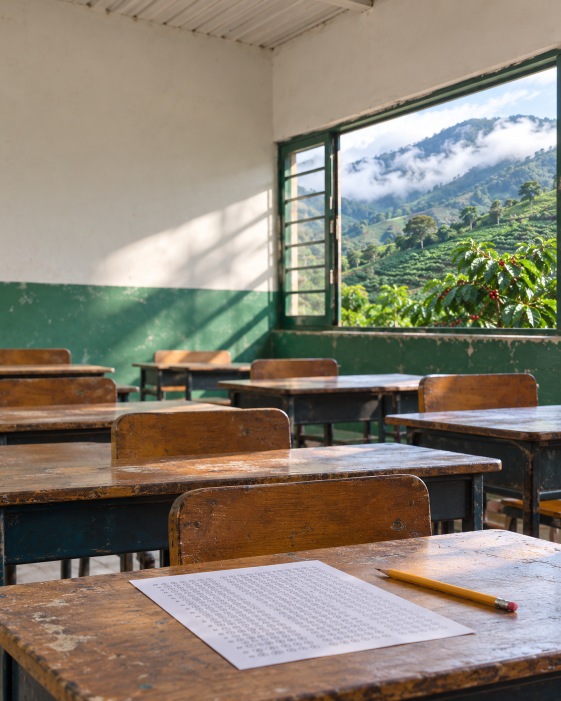
#> input picture documentos/posts/fotos/icfes_aula.png, 1122 x 1402 px, found by its file name (shown at 1/2 size)
$ python portada.py icfes '->' documentos/posts/icfes_01_portada.png
#> lines starting #> are read from the running program, lines starting #| are printed output that depends on the picture
### taller/datos.py
"""Una sola puerta de entrada a los datos del curso.

Uso en cualquier cuaderno:

    from taller import descargar
    tabla = descargar("sipsa")

La función busca el dato en tres lugares, en este orden:

1. La caché local (`datos/cache/`), si ya se descargó en esta sesión.
2. La fuente oficial, que es el camino normal.
3. La carpeta `respaldo/`, donde el profesor deja una copia para el salón
   cuando la fuente oficial se cae.
4. Una copia en línea del profesor (Google Drive), si la ficha del dato la
   tiene. Sirve en Colab cuando la fuente oficial no atiende a los
   servidores de Google, como pasa con el DANE.

Cada descarga deja un registro de procedencia (fecha, filas y MD5) en
`datos/cache/procedencia.json`.
"""
from __future__ import annotations

import hashlib
import json
from datetime import datetime, timezone
from pathlib import Path

import pandas as pd

from . import sipsa, xm

RAIZ = Path(__file__).resolve().parent.parent
CACHE = RAIZ / "datos" / "cache"
RESPALDO = RAIZ / "respaldo"

CATALOGO = {
    "sipsa": {
        "titulo": "SIPSA: precios mayoristas mensuales de alimentos, 2013 a 2024",
        "fuente": "DANE, Microdatos, catálogo 776",
        "url": "https://microdatos.dane.gov.co/index.php/catalog/776",
        "licencia": "Uso con cita al DANE. El DANE no permite republicar el archivo: por eso se descarga y no se guarda en el repositorio.",
        "constructor": sipsa.construir,
        # MD5 del CSV normalizado (sin comprimir). La fuente es histórica y no cambia.
        "md5": "4db8e0a7d1befea2502a8ce129d76ca4",
        # El DANE no atiende a los servidores de Google (error 401 en Colab): ahí se usa esta copia.
        "respaldo_drive": "1GYEJEveDwYinH2PxgpqMPd_Cb3qzFpgh",
    },
    "xm_precio": {
        "titulo": "XM: precio de bolsa nacional, promedio diario",
        "fuente": "XM, SiMEM, conjunto EC6945",
        "url": "https://www.simem.co",
        "licencia": "Datos públicos de XM. Citar a XM como fuente.",
        "constructor": xm.construir_precio,
        "md5": None,  # la fuente se actualiza a diario: el MD5 se registra, no se compara
        "respaldo_drive": "1ZWRCo4rWfNkWhXXzLahxHaMSnDj3a90-",
    },
    "xm_embalses": {
        "titulo": "XM: nivel agregado de los embalses, diario",
        "fuente": "XM, SiMEM, conjunto c51127",
        "url": "https://www.simem.co",
        "licencia": "Datos públicos de XM. Citar a XM como fuente.",
        "constructor": xm.construir_embalses,
        "md5": None,
        "respaldo_drive": "1WcsxPvZAob12vKV0OmWHBgUbDAOhVmCT",
    },
}


# Cada clase registra sus datos en un módulo propio, taller/fuentes_claseNN.py,
# que define un diccionario FICHAS con el mismo formato de CATALOGO.
import importlib
import pkgutil

for _modulo in pkgutil.iter_modules([str(Path(__file__).resolve().parent)]):
    if _modulo.name.startswith("fuentes_clase"):
        CATALOGO.update(importlib.import_module(f"{__package__}.{_modulo.name}").FICHAS)


def _md5(tabla: pd.DataFrame) -> str:
    return hashlib.md5(tabla.to_csv(index=False).encode("utf-8")).hexdigest()


# [97 lines left out: functions _registrar, _bajar_respaldo, procedencia, descargar, not called in this run]

### taller/carrusel.py
"""Láminas de carrusel para LinkedIn (1080 × 1350) con estilo editorial.

Titular en Source Serif 4 y rótulos en Fira Sans Condensed, las dos con licencia libre (OFL).
Si no se pueden descargar, se usa la letra por defecto de matplotlib y todo sigue funcionando.

    from taller.carrusel import lamina_lineas, lamina_barras, lamina_pares, lamina_texto
"""
from __future__ import annotations

import urllib.request
from pathlib import Path

import matplotlib.pyplot as plt
from matplotlib import font_manager

RAIZ = Path(__file__).resolve().parent.parent
FUENTES = RAIZ / "datos" / "cache" / "fuentes"
URLS = {
    "SourceSerif4.ttf": "https://raw.githubusercontent.com/google/fonts/main/ofl/sourceserif4/SourceSerif4%5Bopsz,wght%5D.ttf",
    "FiraSansCondensed-Regular.ttf": "https://raw.githubusercontent.com/google/fonts/main/ofl/firasanscondensed/FiraSansCondensed-Regular.ttf",
    "FiraSansCondensed-Medium.ttf": "https://raw.githubusercontent.com/google/fonts/main/ofl/firasanscondensed/FiraSansCondensed-Medium.ttf",
    "FiraSansCondensed-SemiBold.ttf": "https://raw.githubusercontent.com/google/fonts/main/ofl/firasanscondensed/FiraSansCondensed-SemiBold.ttf",
}
ROJO, AZUL, MORADO, GRIS, TINTA, FONDO = "#D7263D", "#1D4E89", "#6C4AB6", "#9AA5B1", "#121212", "#FBFAF7"
SERIF, COND = "DejaVu Serif", "DejaVu Sans"


def preparar_fuentes() -> None:
    """Descarga y registra las fuentes. Se llama una vez; si falla, quedan las de siempre."""
    global SERIF, COND
    try:
        FUENTES.mkdir(parents=True, exist_ok=True)
        for nombre, url in URLS.items():
            destino = FUENTES / nombre
            if not destino.exists():
                urllib.request.urlretrieve(url, destino)
            if nombre.startswith("Fira"):
                font_manager.fontManager.addfont(str(destino))
#> (the call stopped at in preparar_fuentes, `urllib.request.urlretrieve(url, destino)`: the network is not available in this run)
        # La serif viene en un solo archivo variable; matplotlib necesita un archivo por peso.
        from fontTools.ttLib import TTFont
        from fontTools.varLib import instancer
        for peso, valor in [("Regular", 400), ("Bold", 700)]:
            fija = FUENTES / f"SourceSerif4-{peso}.ttf"
            if not fija.exists():
                variable = TTFont(FUENTES / "SourceSerif4.ttf")
                instancer.instantiateVariableFont(variable, {"wght": valor, "opsz": 36}, updateFontNames=True).save(fija)
            font_manager.fontManager.addfont(str(fija))
        SERIF, COND = "Source Serif 4", "Fira Sans Condensed"
    except Exception as error:
        print(f"No pude bajar las fuentes ({type(error).__name__}); uso las de matplotlib.")


# [27 lines left out: functions _lienzo, _numero, not called in this run]


def _fuente_ejes(ax):
    for t in ax.get_xticklabels() + ax.get_yticklabels():
        t.set_family(COND)


# [102 lines left out: functions lamina_lineas, lamina_barras, lamina_pares, lamina_ranking, lamina_texto, not called in this run]

### herramientas/posts/portada.py
"""Portada de carrusel con foto: velo claro arriba, título serif, etiqueta roja y pie oscuro.

Se corre desde la raíz del repositorio. Las fuentes las baja taller.carrusel.preparar_fuentes().

    python herramientas/posts/portada.py icfes   -> documentos/posts/icfes_01_portada.png
    python herramientas/posts/portada.py luz
"""
import math, sys
from pathlib import Path
from PIL import Image, ImageDraw, ImageFont
sys.path.insert(0, ".")
from taller import carrusel
W, H = 1080, 1350
FU = str(carrusel.FUENTES) + "/"
def serif(tam, peso):
    f = ImageFont.truetype(FU + 'SourceSerif4.ttf', tam); f.set_variation_by_axes([peso, min(60, tam)]); return f
def cond(tam, cual='SemiBold'): return ImageFont.truetype(FU + f'FiraSansCondensed-{cual}.ttf', tam)

def portada(foto, salida, etiqueta, contexto, lineas, bajada, firma, fuente, desliza, velo=700, desplazar=0):
#> called with foto = 'documentos/posts/fotos/icfes_aula.png', salida = 'documentos/posts/icfes_01_portada.png', etiqueta = 'SABER 11 EN CALDAS', contexto = '9.932 estudiantes, 2022', firma = 'Carlos Manuel Orrego Franco', fuente = 'Datos: ICFES, Saber 11 2022', desliza = 'Desliza  →', velo = 640
    im = Image.open(foto).convert('RGB')
#> im is the input picture: PIL image 1122x1402 RGB; mean R, G, B 135.8, 127.5, 113.4
    im = im.resize((W, round(im.height * W / im.width)), Image.LANCZOS)
#> im: PIL image 1080x1350 RGB
    y0 = min(max(0, (im.height - H) // 2 + desplazar), im.height - H)
#> y0 = 0
    im = im.crop((0, y0, W, y0 + H)).convert('RGBA')
#> im: PIL image 1080x1350 RGBA
    capa = Image.new('RGBA', (W, H), (0, 0, 0, 0)); d = ImageDraw.Draw(capa)
#> after `capa = Image.new('RGBA', (W, H), (0, 0, 0, 0))`: capa: PIL image 1080x1350 RGBA; every value is 0
    corte = velo - 230
    for y in range(velo):
        a = 238 if y < corte else int(238 * 0.5 * (1 + math.cos(math.pi * (y - corte) / 230)))
        d.line([(0, y), (W, y)], fill=(251, 250, 247, a))
    for y in range(H - 220, H):
        a = int(205 * ((y - (H - 220)) / 220) ** 1.6); d.line([(0, y), (W, y)], fill=(12, 18, 32, a))
    im = Image.alpha_composite(im, capa); d = ImageDraw.Draw(im)
#> after `im = Image.alpha_composite(im, capa)`:
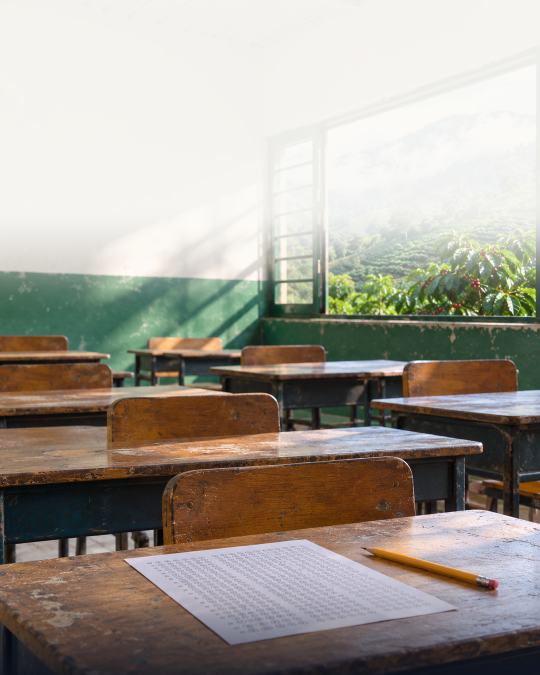
#> im: PIL image 1080x1350 RGBA (shown at 1/2 size); mean R, G, B, A 162.6, 156.8, 147.5, 255
    M = 72; ROJO = (215, 38, 61); TINTA = (18, 18, 18); GRIS = (70, 70, 70)
    d.rectangle([0, 0, W, 10], fill=ROJO)
    k = cond(27, 'SemiBold'); w = d.textlength(etiqueta, font=k)
#> after `w = d.textlength(etiqueta, font=k)`: w = 296.1
    d.rectangle([M, 78, M + w + 28, 78 + 44], fill=ROJO); d.text((M + 14, 84), etiqueta, font=k, fill=(255, 255, 255))
    d.text((M + w + 48, 84), contexto, font=cond(27, 'Medium'), fill=GRIS)
    t = serif(88, 700); y = 150
    for linea in lineas:
        d.text((M, y), linea, font=t, fill=TINTA); y += 98
    for i, b in enumerate(bajada):
        d.text((M, y + 20 + 48 * i), b, font=serif(38, 400), fill=GRIS)
    d.text((M, H - 94), firma, font=cond(28, 'SemiBold'), fill=(255, 255, 255))
    d.text((M, H - 58), fuente, font=cond(23, 'Regular'), fill=(226, 232, 240))
    f = cond(28, 'SemiBold'); d.text((W - M - d.textlength(desliza, font=f), H - 94), desliza, font=f, fill=(255, 255, 255))
    im.convert('RGB').save(salida, quality=95)

PORTADAS = {
    "icfes": dict(foto="documentos/posts/fotos/icfes_aula.png", salida="documentos/posts/icfes_01_portada.png",
                  etiqueta="SABER 11 EN CALDAS", contexto="9.932 estudiantes, 2022",
                  lineas=["¿Quién se queda", "atrás en el ICFES?"],
                  bajada=["La familia, la zona del colegio y un", "modelo que reparte cupos de refuerzo"],
                  firma="Carlos Manuel Orrego Franco", fuente="Datos: ICFES, Saber 11 2022", desliza="Desliza  →", velo=640),
    "luz": dict(foto="documentos/posts/fotos/luz_embalse.png", salida="documentos/posts/luz_01_cover.png",
                etiqueta="COLOMBIA'S POWER MARKET", contexto="2023 to 2026",
                lineas=["Can you predict", "tomorrow's price", "of electricity?"],
                bajada=["Four years of prices against the reservoirs"],
                firma="Carlos Manuel Orrego Franco", fuente="Data: XM, SiMEM", desliza="Swipe  →", velo=730),
    "dengue": dict(foto="documentos/posts/fotos/dengue_terraza.png", salida="documentos/posts/dengue_01_portada.png",
                   etiqueta="DENGUE EN BUCARAMANGA", contexto="28.520 casos, 2015 a 2025",
                   lineas=["¿Quién pronostica", "mejor el dengue?"],
                   bajada=["Un modelo de epidemias contra el", "aprendizaje automático"],
                   firma="Carlos Manuel Orrego Franco", fuente="Datos: SIVIGILA, Alcaldía de Bucaramanga", desliza="Desliza  →", velo=600),
}

if __name__ == '__main__':
    carrusel.preparar_fuentes()
#> (the run stopped early here; a loop or call above may not have finished)
